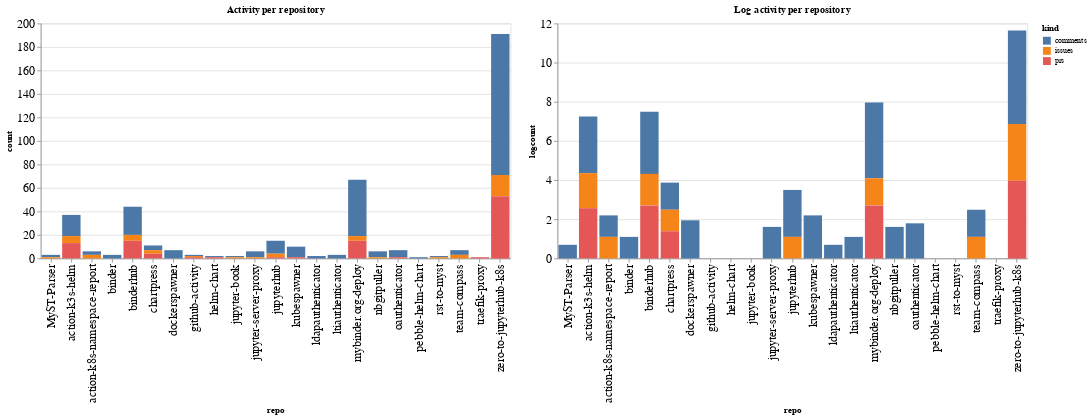

Notebook code cell kept with this figure:
### Code cell
ch1 = alt.Chart(repo_summaries, width=600, title="Activity per repository").mark_bar().encode(
    x='repo',
    y='count',
    color='kind',
    tooltip="kind"
)

ch2 = alt.Chart(repo_summaries, width=600, title="Log activity per repository").mark_bar().encode(
    x='repo',
    y='logcount',
    color='kind',
    tooltip="kind"
)

ch1 | ch2

### Figure 1 — Vega-Lite specification as saved in the notebook (floating-point values rounded to 4 significant figures)
{"config": {"axisLeft": {"labelFontSize": 15}, "axisBottom": {"labelFontSize": 15}}, "hconcat": [{"mark": "bar", "encoding": {"color": {"type": "nominal", "field": "kind"}, "tooltip": {"type": "nominal", "field": "kind"}, "x": {"type": "nominal", "field": "repo"}, "y": {"type": "quantitative", "field": "count"}}, "title": "Activity per repository", "width": 600}, {"mark": "bar", "encoding": {"color": {"type": "nominal", "field": "kind"}, "tooltip": {"type": "nominal", "field": "kind"}, "x": {"type": "nominal", "field": "repo"}, "y": {"type": "quantitative", "field": "logcount"}}, "title": "Log activity per repository", "width": 600}], "data": {"name": "data-ee43ade6bf2c7017b58e1fbe6c364c3b"}, "$schema": "https://vega.github.io/schema/vega-lite/v4.8.1.json", "datasets": {"data-ee43ade6bf2c7017b58e1fbe6c364c3b": [{"repo": "MyST-Parser", "kind": "comments", "count": 2, "logcount": 0.6931}, {"repo": "MyST-Parser", "kind": "issues", "count": 1, "logcount": 0.0}, {"repo": "action-k3s-helm", "kind": "comments", "count": 18, "logcount": 2.89}, {"repo": "action-k3s-helm", "kind": "issues", "count": 6, "logcount": 1.792}, {"repo": "action-k3s-helm", "kind": "prs", "count": 13, "logcount": 2.565}, {"repo": "action-k8s-namespace-report", "kind": "comments", "count": 3, "logcount": 1.099}, {"repo": "action-k8s-namespace-report", "kind": "issues", "count": 3, "logcount": 1.099}, {"repo": "binder", "kind": "comments", "count": 3, "logcount": 1.099}, {"repo": "binderhub", "kind": "comments", "count": 24, "logcount": 3.178}, {"repo": "binderhub", "kind": "issues", "count": 5, "logcount": 1.609}, {"repo": "binderhub", "kind": "prs", "count": 15, "logcount": 2.708}, {"repo": "chartpress", "kind": "comments", "count": 4, "logcount": 1.386}, {"repo": "chartpress", "kind": "issues", "count": 3, "logcount": 1.099}, {"repo": "chartpress", "kind": "prs", "count": 4, "logcount": 1.386}, {"repo": "dockerspawner", "kind": "comments", "count": 7, "logcount": 1.946}, {"repo": "github-activity", "kind": "comments", "count": 1, "logcount": 0.0}, {"repo": "github-activity", "kind": "issues", "count": 1, "logcount": 0.0}, {"repo": "github-activity", "kind": "prs", "count": 1, "logcount": 0.0}, {"repo": "helm-chart", "kind": "comments", "count": 1, "logcount": 0.0}, {"repo": "helm-chart", "kind": "prs", "count": 1, "logcount": 0.0}, {"repo": "jupyter-book", "kind": "comments", "count": 1, "logcount": 0.0}, {"repo": "jupyter-book", "kind": "issues", "count": 1, "logcount": 0.0}, {"repo": "jupyter-server-proxy", "kind": "comments", "count": 5, "logcount": 1.609}, {"repo": "jupyter-server-proxy", "kind": "issues", "count": 1, "logcount": 0.0}, {"repo": "jupyterhub", "kind": "comments", "count": 11, "logcount": 2.398}, {"repo": "jupyterhub", "kind": "issues", "count": 3, "logcount": 1.099}, {"repo": "jupyterhub", "kind": "prs", "count": 1, "logcount": 0.0}, {"repo": "kubespawner", "kind": "comments", "count": 9, "logcount": 2.197}, {"repo": "kubespawner", "kind": "prs", "count": 1, "logcount": 0.0}, {"repo": "ldapauthenticator", "kind": "comments", "count": 2, "logcount": 0.6931}, {"repo": "ltiauthenticator", "kind": "comments", "count": 3, "logcount": 1.099}, {"repo": "mybinder.org-deploy", "kind": "comments", "count": 48, "logcount": 3.871}, {"repo": "mybinder.org-deploy", "kind": "issues", "count": 4, "logcount": 1.386}, {"repo": "mybinder.org-deploy", "kind": "prs", "count": 15, "logcount": 2.708}, {"repo": "nbgitpuller", "kind": "comments", "count": 5, "logcount": 1.609}, {"repo": "nbgitpuller", "kind": "issues", "count": 1, "logcount": 0.0}, {"repo": "oauthenticator", "kind": "comments", "count": 6, "logcount": 1.792}, {"repo": "oauthenticator", "kind": "prs", "count": 1, "logcount": 0.0}, {"repo": "pebble-helm-chart", "kind": "comments", "count": 1, "logcount": 0.0}, {"repo": "rst-to-myst", "kind": "comments", "count": 1, "logcount": 0.0}, {"repo": "rst-to-myst", "kind": "issues", "count": 1, "logcount": 0.0}, {"repo": "team-compass", "kind": "comments", "count": 4, "logcount": 1.386}, {"repo": "team-compass", "kind": "issues", "count": 3, "logcount": 1.099}, {"repo": "traefik-proxy", "kind": "prs", "count": 1, "logcount": 0.0}, {"repo": "zero-to-jupyterhub-k8s", "kind": "comments", "count": 120, "logcount": 4.787}, {"repo": "zero-to-jupyterhub-k8s", "kind": "issues", "count": 18, "logcount": 2.89}, {"repo": "zero-to-jupyterhub-k8s", "kind": "prs", "count": 53, "logcount": 3.97}]}}
